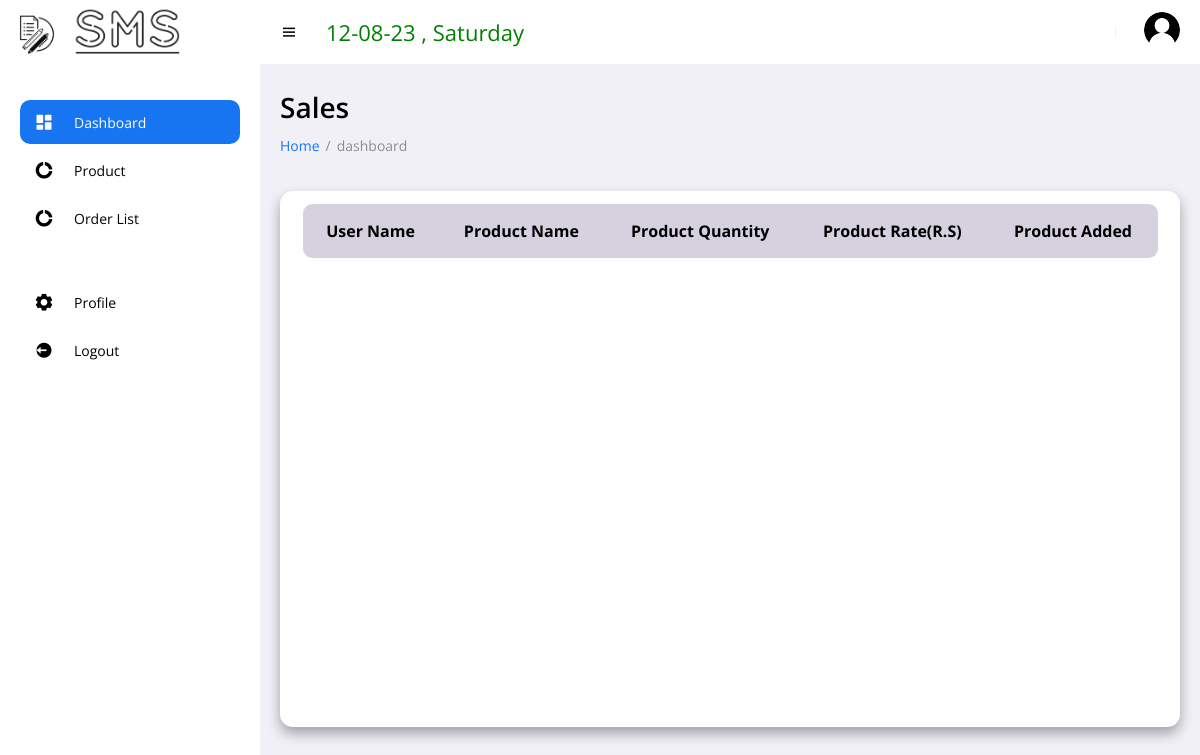
The app's page /sales.php (signed in), older data.
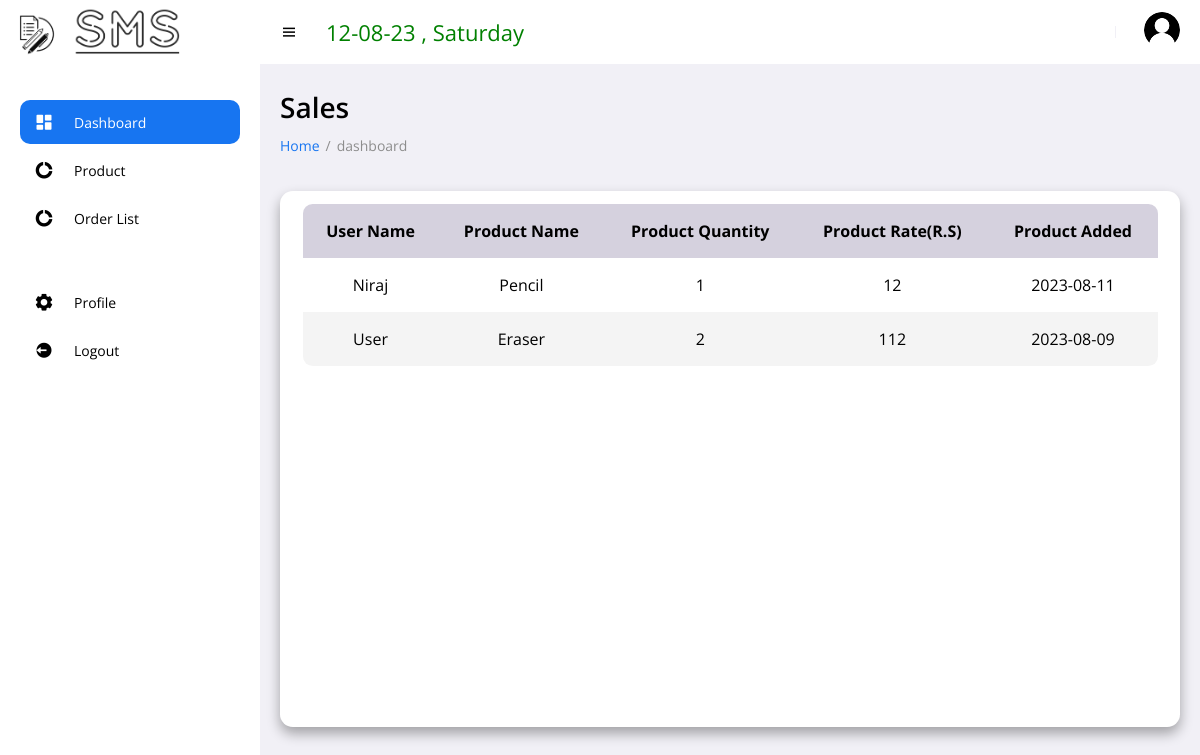
The same page, newer data.
### tables this page shows
CREATE TABLE `users` (
  `user_id` int(11) NOT NULL,
  `username` varchar(255) NOT NULL,
  `email` varchar(255) NOT NULL,
  `password` varchar(255) NOT NULL,
  `cpassword` varchar(255) NOT NULL,
  `user_type` int(11) NOT NULL
);

CREATE TABLE `purchase_list` (
  `purchase_id` int(11) NOT NULL,
  `user_id` int(11) NOT NULL,
  `product_name` varchar(50) NOT NULL,
  `product_image` varchar(255) NOT NULL,
  `product_rate` varchar(255) NOT NULL,
  `product_quantity` varchar(110) NOT NULL,
  `purchase_date` date DEFAULT current_timestamp()
);

### sales.php (the view, shortened to what this page needs)
<!DOCTYPE html>
<html lang="en">
<head>
	<link href='https://unpkg.com/boxicons@2.0.9/css/boxicons.min.css' rel='stylesheet'>
	<link rel="stylesheet" href="assets/css/style.css">
	<link rel="stylesheet" href="assets/css/add.css">
    <link rel="stylesheet" href="https://cdn.datatables.net/1.13.6/css/jquery.dataTables.min.css">
</head>
<body>
	<section id="sidebar">
		<?php
			if($_SESSION['user_type'] == 1){
				include 'layouts/user_menu.php';
			}
			else{
				include 'layouts/admin_menu.php';
			}
		?>
  <main >
    <h1 class="title">Sales</h1>
    <ul class="breadcrumbs">
        <li><a href="admin_dashboard.php">Home</a></li>
        <li class="divider">/</li>
        <li><a href="admin_dashboard.php" class="active">dashboard</a></li>
    </ul>
    <div class="content">
    <div class="table">
        <section class="table_body">
        <table id="table" class="display" style="width:100%">
                <?php
                    include 'includes/connection.php';
                ?>
                <thead>
                    <tr>
                        <th>User Name</th>
                        <th>Product Name</th>
                        <th>Product Quantity</th>
                        <th>Product Rate(R.S)</th>
                        <th>Product Added</th>
                    </tr>
                </thead>
                <tbody>
                <?php
                    $select_product = mysqli_query($con, "SELECT * FROM purchase_list  ORDER BY purchase_date DESC ");
                    if(mysqli_num_rows($select_product) > 0){
                        while( $fetch_purchase = mysqli_fetch_assoc($select_product)){
                        $id= $fetch_purchase['user_id'];
                    ?>
                    <tr>
                        <td>
                        <?php
                            $user = mysqli_query($con, "SELECT * FROM users  WHERE user_id='$id'");
                            if(mysqli_num_rows($user) > 0){
                                while( $fetch_name = mysqli_fetch_assoc($user)){
                        ?>
                            <?php  echo $fetch_name['username']?></td><?php } }?>
                        <td><?php  echo $fetch_purchase['product_name']?></td>
                        <td><?php  echo $fetch_purchase['product_quantity'] ?></td>
                        <td><?php  echo $fetch_purchase['product_rate'] ?></td>
                        <td><?php echo $fetch_purchase['purchase_date'] ?></td>
                    </tr>
                    <?php
                        }
                    }
                    ?>
                </tbody>
            </table>
        </section>
    </div>
	</div>
  </main>
</section>
</body>
</html>

Row changes from the older to the newer data that the page shows:
added purchase_list: product_name "Pencil", product_quantity "1", product_rate "12", purchase_date "2023-08-11"
now on this page (row edited): users: username "Niraj", shown under "Pencil"
added purchase_list: product_name "Eraser", product_quantity "2", product_rate "112", purchase_date "2023-08-09"
now on this page (row unchanged): users: username "User", shown under "Eraser"
